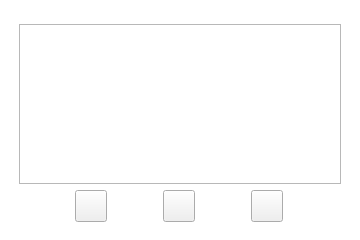
<?xml version="1.0" encoding="UTF-8"?>
<ui version="4.0">
 <class>Alt_Panel</class>
 <widget class="QFrame" name="Alt_Panel">
  <property name="geometry">
   <rect>
    <x>0</x>
    <y>0</y>
    <width>360</width>
    <height>240</height>
   </rect>
  </property>
  <property name="windowTitle">
   <string>Frame</string>
  </property>
  <property name="styleSheet">
   <string notr="true">#Alt_Panel{
border-image: url(:/panel);
background-color: rgba(255, 255, 255, 0);

}</string>
  </property>
  <property name="frameShape">
   <enum>QFrame::StyledPanel</enum>
  </property>
  <property name="frameShadow">
   <enum>QFrame::Raised</enum>
  </property>
  <widget class="QFrame" name="big_frame">
   <property name="geometry">
    <rect>
     <x>19</x>
     <y>15</y>
     <width>331</width>
     <height>220</height>
    </rect>
   </property>
   <layout class="QVBoxLayout" name="verticalLayout">
    <property name="spacing">
     <number>0</number>
    </property>
    <property name="leftMargin">
     <number>0</number>
    </property>
    <item>
     <widget class="QTreeView" name="treeView">
      <property name="styleSheet">
       <string notr="true">QHeaderView::section { 
height:22px; 
color:rgb(194, 167, 93);
	border-image: url(:/images/label_4.png);
/*border-left:0px solid gray; 
border-right:1px solid gray; 
border-top:0px solid gray; 
border-bottom:0px solid gray;*/
 }


#treeView{
border-image: url(:/images/label_3.png);
}
QTreeView::item{
height:30px;
}

QScrollBar:vertical
{
background-color: rgb(85, 255, 127);
}</string>
      </property>
     </widget>
    </item>
    <item>
     <widget class="QFrame" name="frame">
      <property name="minimumSize">
       <size>
        <width>0</width>
        <height>42</height>
       </size>
      </property>
      <property name="frameShape">
       <enum>QFrame::NoFrame</enum>
      </property>
      <property name="frameShadow">
       <enum>QFrame::Raised</enum>
      </property>
      <property name="lineWidth">
       <number>0</number>
      </property>
      <layout class="QHBoxLayout" name="horizontalLayout">
       <property name="spacing">
        <number>0</number>
       </property>
       <property name="leftMargin">
        <number>0</number>
       </property>
       <property name="topMargin">
        <number>2</number>
       </property>
       <property name="rightMargin">
        <number>0</number>
       </property>
       <property name="bottomMargin">
        <number>0</number>
       </property>
       <item>
        <widget class="QToolButton" name="btn_alt_add">
         <property name="minimumSize">
          <size>
           <width>32</width>
           <height>32</height>
          </size>
         </property>
         <property name="styleSheet">
          <string notr="true">#btn_alt_add {
border-image: url(:/add);
}

#btn_alt_add:hover {
border-image: url(:/add_h);
}</string>
         </property>
         <property name="text">
          <string/>
         </property>
         <property name="shortcut">
          <string>Del</string>
         </property>
        </widget>
       </item>
       <item>
        <widget class="QToolButton" name="btn_alt_begin">
         <property name="minimumSize">
          <size>
           <width>32</width>
           <height>32</height>
          </size>
         </property>
         <property name="styleSheet">
          <string notr="true">#btn_alt_begin{
border-image: url(:/stop);
}
#btn_alt_begin:hover{
border-image: url(:/stop_h);
}
#btn_alt_begin:pressed{
border-image: url(:/begin_h);
}</string>
         </property>
         <property name="text">
          <string/>
         </property>
        </widget>
       </item>
       <item>
        <widget class="QToolButton" name="btn_alt_delete">
         <property name="minimumSize">
          <size>
           <width>32</width>
           <height>32</height>
          </size>
         </property>
         <property name="styleSheet">
          <string notr="true">#btn_alt_delete {
border-image: url(:/delete);
}
#btn_alt_delete:hover {
border-image: url(:/delete_h);
}
#btn_alt_delete:pressed {
border-image: url(:/delete_p);
}</string>
         </property>
         <property name="text">
          <string/>
         </property>
        </widget>
       </item>
      </layout>
     </widget>
    </item>
   </layout>
  </widget>
 </widget>
 <resources/>
 <connections/>
</ui>
